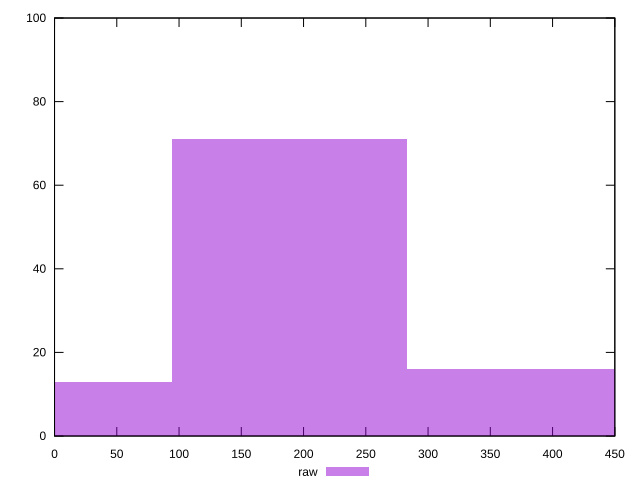

Reproduce this figure in gnuplot.
reset

$raw <<EOF
188.9351563692457 71
0 13
377.8703127384914 16
EOF

set key outside below
set boxwidth 188.9351563692457
set xrange [0:450]
set yrange [0:100]
set trange [0:100]
set style fill transparent solid 0.5 noborder
set terminal svg size 640, 490 enhanced background rgb 'white'
set output "report_00013_2021-02-09T12-04-24.940Z/offscreen-images/samples/pages+cached/raw/histogram.svg"

plot $raw title "raw" with boxes

reset
